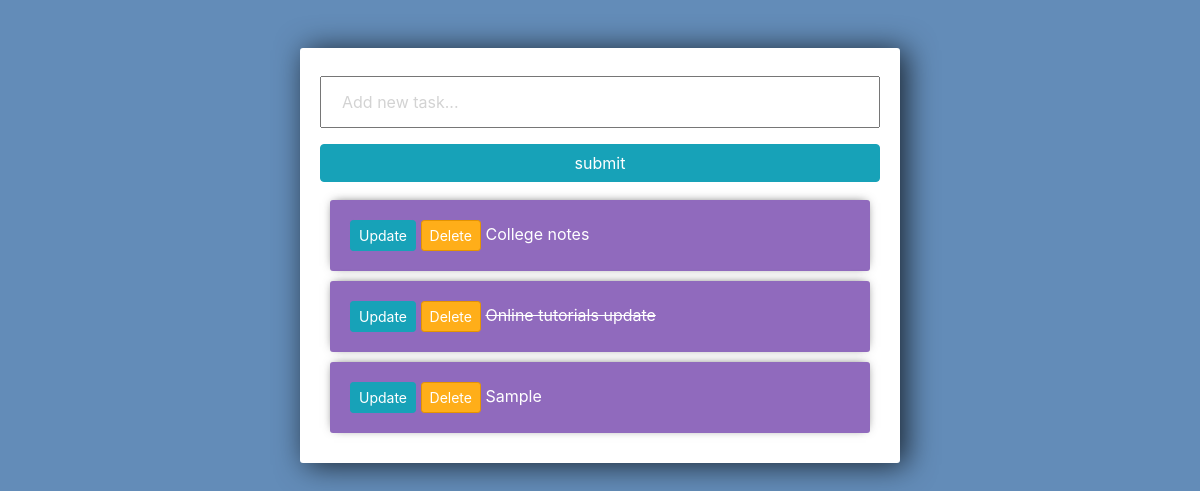
The app's page /, older data.
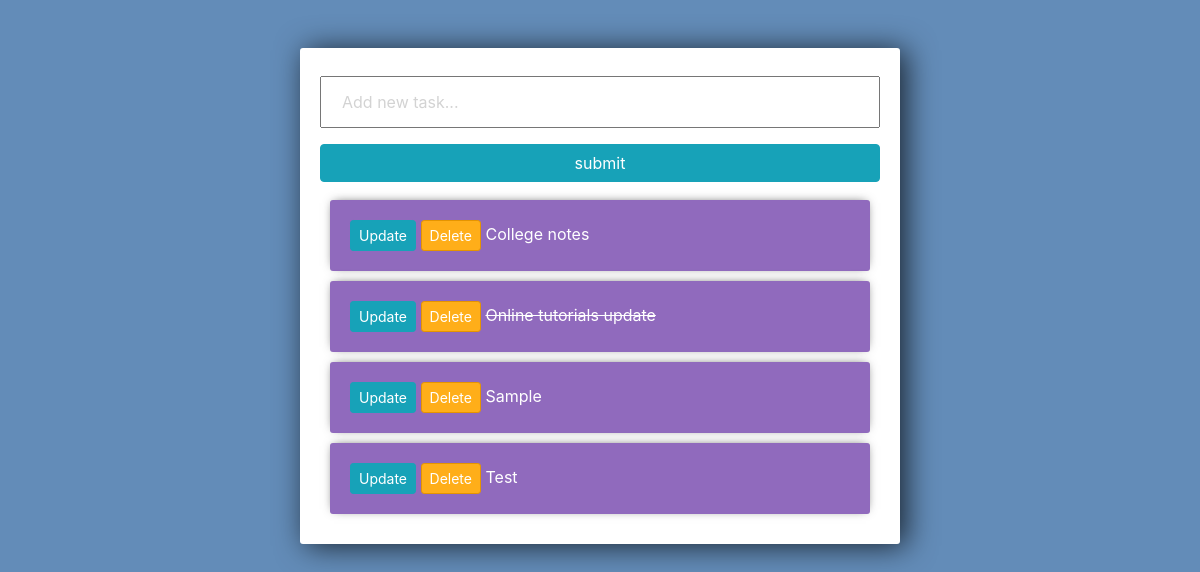
The same page, newer data.
### tasks/models.py (models this page shows)
class Task(models.Model):
    title = models.CharField(max_length=200)
    complete = models.BooleanField(default=False)
    created = models.DateTimeField(auto_now_add=True)
    def __str__(self):
        return self.title

### tasks/views.py (the view)
# urls.py: path('', views.index, name='list'),
def index(request):
    tasks = Task.objects.all()
    form = TaskForm()
    if request.method == 'POST':
        form = TaskForm(request.POST)
        if form.is_valid():
            form.save()
        return redirect('/')
    context = {'tasks': tasks, 'form': form}
    return render(request, 'tasks/list.html', context)

### tasks/forms.py
class TaskForm(forms.ModelForm):
    title = forms.CharField(widget=forms.TextInput(attrs={'placeholder': 'Add new task...', 'class': 'test'}))
    class Meta:
        model = Task
        fields = '__all__'

### tasks/templates/tasks/list.html (shortened to what this page needs)
{% extends 'base.html' %}
{% block content %}
<div class="center-column mt-5">
    <form action="/" method="post">
        {{ form.title }}
        <input class="btn btn-info" type="submit" name="Create Task" value="submit">
    </form>
    <div class="todo-list">
        {% for task in tasks %}
            <div class="item-row">
                <a class="btn btn-sm btn-info" href="{% url 'update_task' task.id %}">Update</a>
                <a class="btn btn-sm btn-danger" href="{% url 'delete_task' task.id %}">Delete</a>
                {% if task.complete == True %}
                    <strike>{{ task }}</strike>
                {% else %}
                    <span>{{ task }}</span>
                {% endif %}
            </div>
        {% endfor %}
    </div>
</div>
{% endblock %}

Row changes from the older to the newer data that the page shows:
added Task: title "Test"
